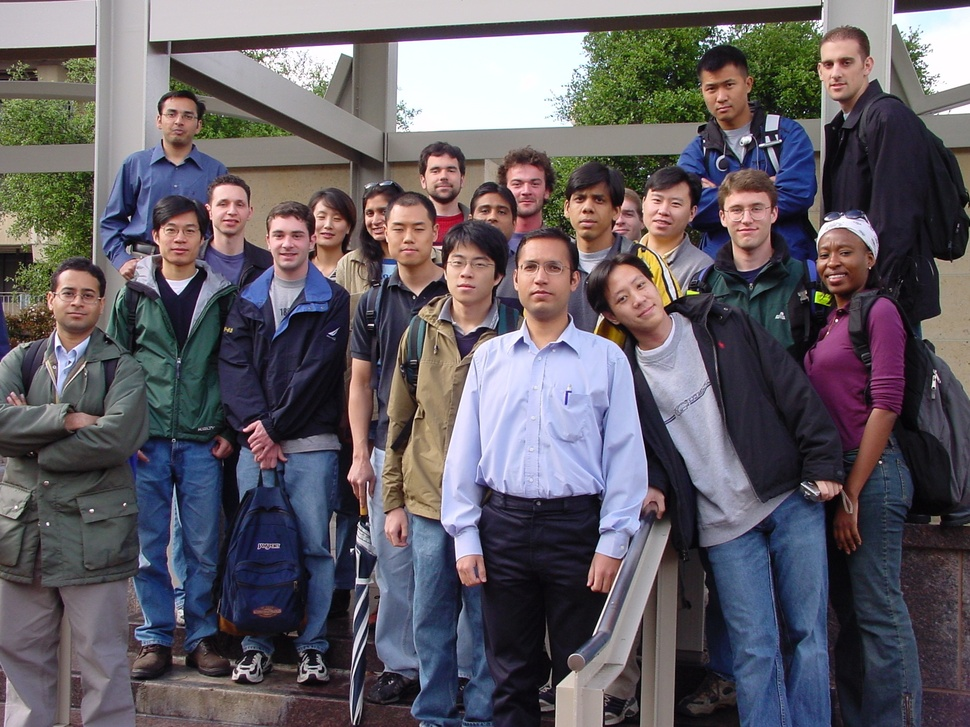
#> input picture output/training_1.jpg, 970 x 727 px, shrunk from 1856 x 1392 before the run, given in place of Training_1.ppm, which was not available
$ python experiment_3.py
#> lines starting #> are read from the running program, lines starting #| are printed output that depends on the picture; pictures that were not available may be replaced by others from this repository, and a replacement may not be noted
### helpers/exp_3_helpers.py
import numpy as np
from theory.classifier import bayesian_img
import math

def extract_faces(img: np.ndarray, img_ref: np.ndarray):
    """
    Returns a smaller array from img where the values correspond to the matching values
    where img_ref is not [0, 0, 0]

    img and img_ref are (N, 3) shape, where N is the total number of pixels in the image
    """
    # mask for where values are not faces
    face_mask = np.all(img_ref != 0, axis=1)
    output_array = img[face_mask]

    return output_array

def make_chromatic(img: np.ndarray):
    """
    Returns a chromatic space image from an rgb space image
    """
    img_sums = np.sum(img, axis=1)

    R_values = img[:, 0]
    G_values = img[:, 1]

    safe = img_sums > 0
    r_values = np.where(safe, R_values/np.where(safe, img_sums, 1), 0)
    g_values = np.where(safe, G_values/np.where(safe, img_sums, 1), 0)

    img_chromatic = np.vstack((r_values, g_values)).T

    return img_chromatic

# [44 lines left out: functions make_chromatic_1, reconstruct_img, calc_error, not called in this run]

def calc_c(sigma):
    return  1/((2 * math.pi) * (np.linalg.det(sigma) ** 0.5))

# [21 lines left out: function gen_roc, not called in this run]

### estimation.py
import numpy as np
import os

if os.environ.get("FORCE_CPU"):
    import numpy as xp
else:
    try:
        import cupy as xp
        xp.linalg.cholesky(xp.eye(2, dtype=float))
#> (this line was passed over: cupy is not available in this run)
    except Exception:
        import numpy as xp

def ml_estimation(data: np.ndarray):
    # calculate sample mean
    mu_hat = xp.mean(data, axis=0)

    # calculate sample covariance matrix
    # (X_centered.T @ X_centered) / N is equivalent to mean of outer products
    X_centered = data - mu_hat
    sigma_hat = (X_centered.T @ X_centered) / data.shape[0]

    return mu_hat, sigma_hat

### experiment_3.py
import argparse
import os
import warnings
import cv2
import math
import time
import matplotlib.pyplot as plt

# Parse args BEFORE importing project modules so FORCE_CPU is visible
# to classifier.py and estimation.py at their import-time GPU detection.
parser = argparse.ArgumentParser(description="Bayesian classifier enperiment")
group = parser.add_mutually_exclusive_group()
group.add_argument("--cpu", action="store_true", help="Force NumPy (CPU) even if GPU is available")
group.add_argument("--gpu", action="store_true", help="Require CuPy (GPU); exit if unavailable")
args = parser.parse_args()

if args.cpu:
    os.environ["FORCE_CPU"] = "1"

# Project imports — classifier.py / estimation.py see FORCE_CPU here
from theory.classifier import bayesian_img
from theory.estimation import ml_estimation
from helpers.display_helpers import plot_roc, plot_roc_2
from helpers.exp_3_helpers import extract_faces, make_chromatic, make_chromatic_1, reconstruct_img, calc_error, gen_roc

warnings.filterwarnings("ignore", category=FutureWarning, module="cupy")

# np = select_array_module(args)
import numpy as np

# Start of experiment code
_start = time.time()

# Open training images
base_img_path = os.path.join("P2_Data", "Data_Prog2")

training_1 = cv2.imread(os.path.join(base_img_path, "Training_1.ppm"))
#> training_1 is the input picture: shape (727, 970, 3); mean B, G, R 100.6, 93.4, 98.5
cv2.imwrite("output/training_1.jpg", training_1)
training_1 = cv2.cvtColor(training_1, cv2.COLOR_BGR2RGB)
ref_1 = cv2.imread(os.path.join(base_img_path, "ref1.ppm"))
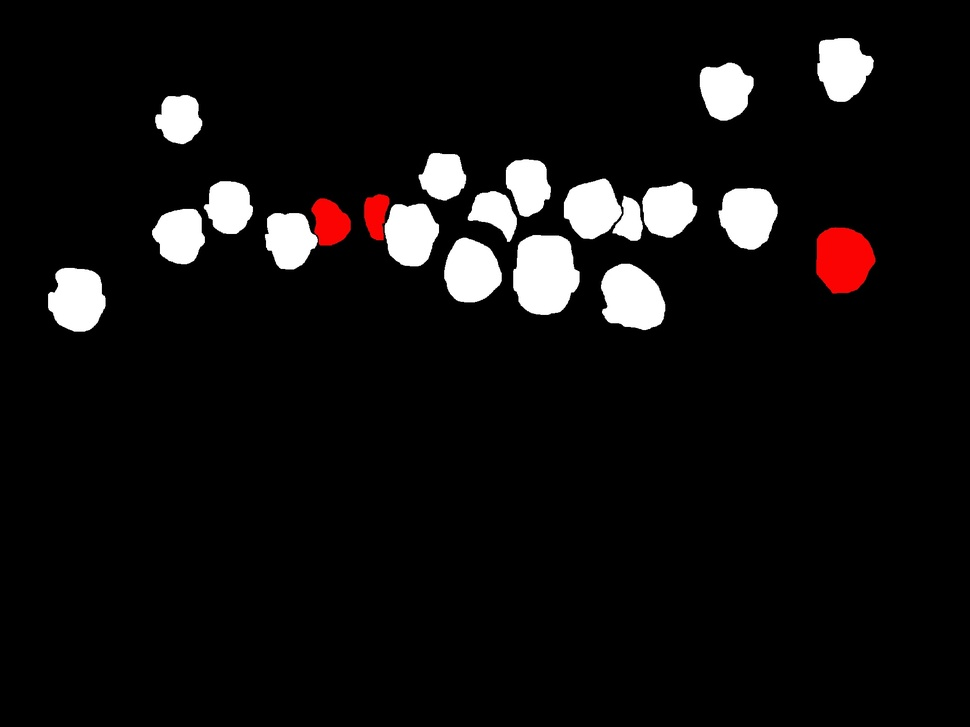
#> input picture output/ref1.jpg, 970 x 727 px, shrunk from 1856 x 1392 before the run, given in place of ref1.ppm, which was not available
#> ref_1 is the input picture: shape (727, 970, 3); mean B, G, R 15.3, 15.3, 17.1
cv2.imwrite("output/ref1.jpg", ref_1)
ref_1 = cv2.cvtColor(ref_1, cv2.COLOR_BGR2RGB)

training_3 = cv2.imread(os.path.join(base_img_path, "Training_3.ppm"))
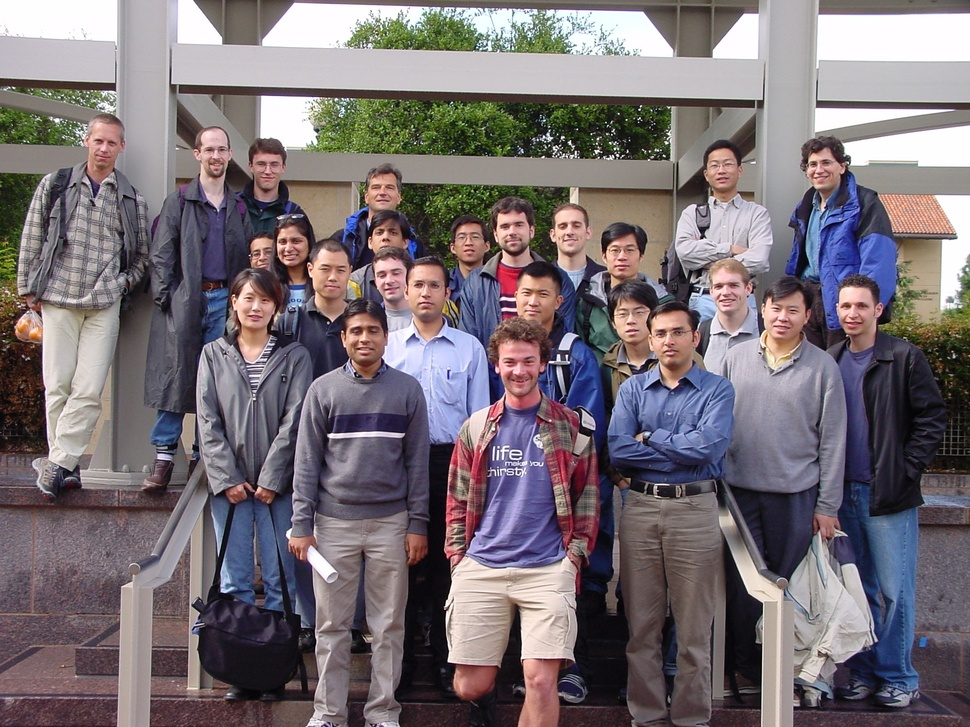
#> input picture output/training_3.jpg, 970 x 727 px, shrunk from 1856 x 1392 before the run, given in place of Training_3.ppm, which was not available
#> training_3 is the input picture: shape (727, 970, 3); mean B, G, R 116.4, 111.2, 120.3
cv2.imwrite("output/training_3.jpg", training_3)
training_3 = cv2.cvtColor(training_3, cv2.COLOR_BGR2RGB)
ref_3 = cv2.imread(os.path.join(base_img_path, "ref3.ppm"))
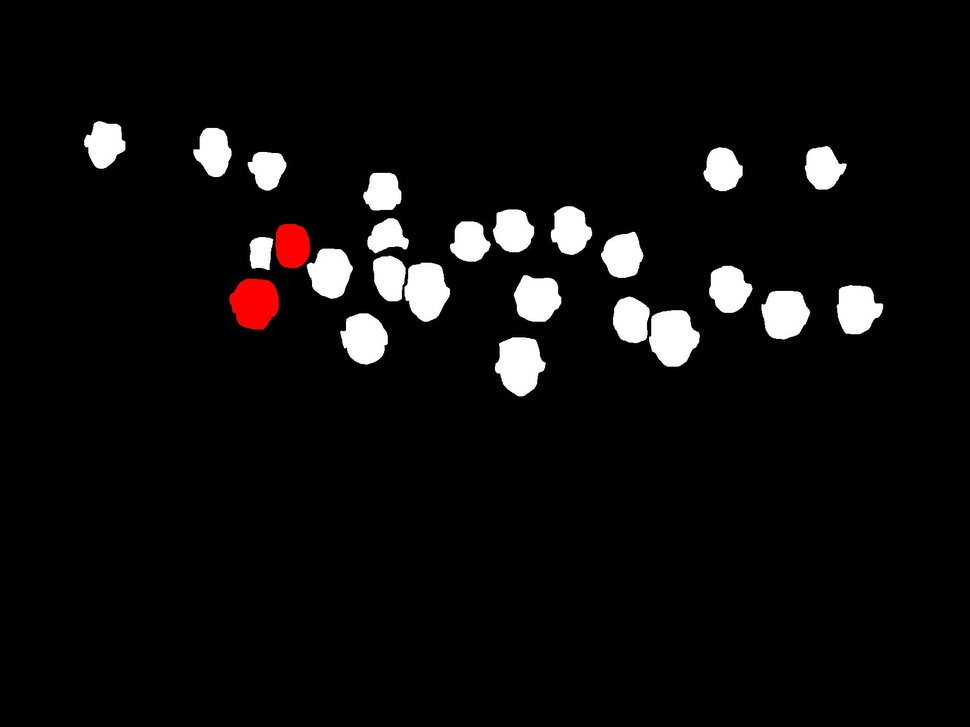
#> input picture output/ref3.jpg, 970 x 727 px, shrunk from 1856 x 1392 before the run, given in place of ref3.ppm, which was not available
#> ref_3 is the input picture: shape (727, 970, 3); mean B, G, R 12, 12, 13.2
ref_3 = cv2.cvtColor(ref_3, cv2.COLOR_BGR2RGB)

training_6 = cv2.imread(os.path.join(base_img_path, "Training_6.ppm"))
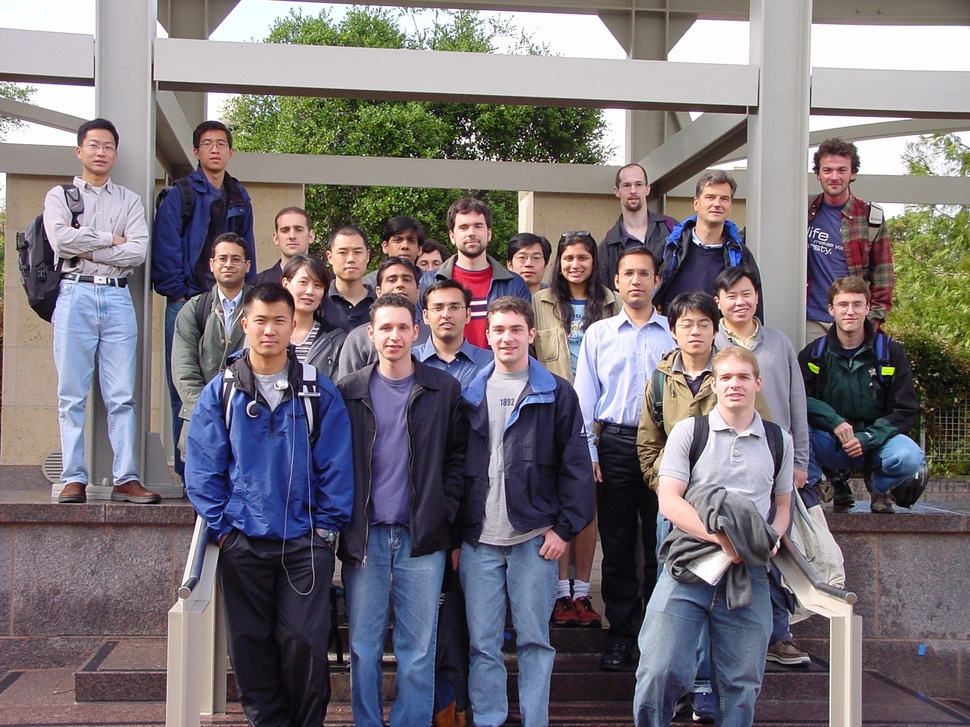
#> input picture output/training_6.jpg, 970 x 727 px, shrunk from 1856 x 1392 before the run, given in place of Training_6.ppm, which was not available
#> training_6 is the input picture: shape (727, 970, 3); mean B, G, R 120.4, 114.7, 121.5
cv2.imwrite("output/training_6.jpg", training_6)
training_6 = cv2.cvtColor(training_6, cv2.COLOR_BGR2RGB)
ref_6 = cv2.imread(os.path.join(base_img_path, "ref6.ppm"))
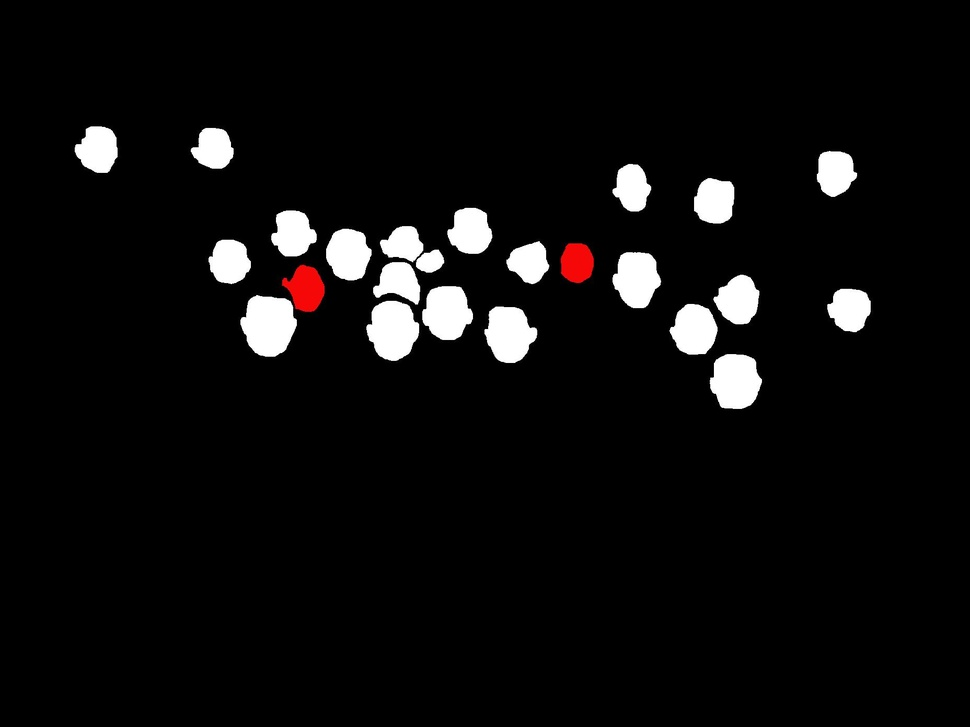
#> input picture output/ref6.jpg, 970 x 727 px, shrunk from 1856 x 1392 before the run, given in place of ref6.ppm, which was not available
#> ref_6 is the input picture: shape (727, 970, 3); mean B, G, R 12.9, 12.9, 13.7
ref_6 = cv2.cvtColor(ref_6, cv2.COLOR_BGR2RGB)


# reduce dimensions
training_1_flat = training_1.reshape(-1, 3)
ref_1_flat = ref_1.reshape(-1, 3)

training_3_flat = training_3.reshape(-1, 3)
ref_3_flat = ref_3.reshape(-1, 3)

training_6_flat = training_6.reshape(-1, 3)
ref_6_flat = ref_6.reshape(-1, 3)

# extract face pixels from training data
face_pixels = extract_faces(training_1_flat, ref_1_flat)

face_pixels_chromatic = make_chromatic(face_pixels)
#> in make_chromatic, `img_chromatic = np.vstack((r_values, g_values)).T`: img_chromatic = 57456 pairs, first value 0 to 1, second value 0 to 0.792
#> face_pixels_chromatic has the same summary as img_chromatic in make_chromatic

#> (the run stopped early here; a loop or call above may not have finished)
